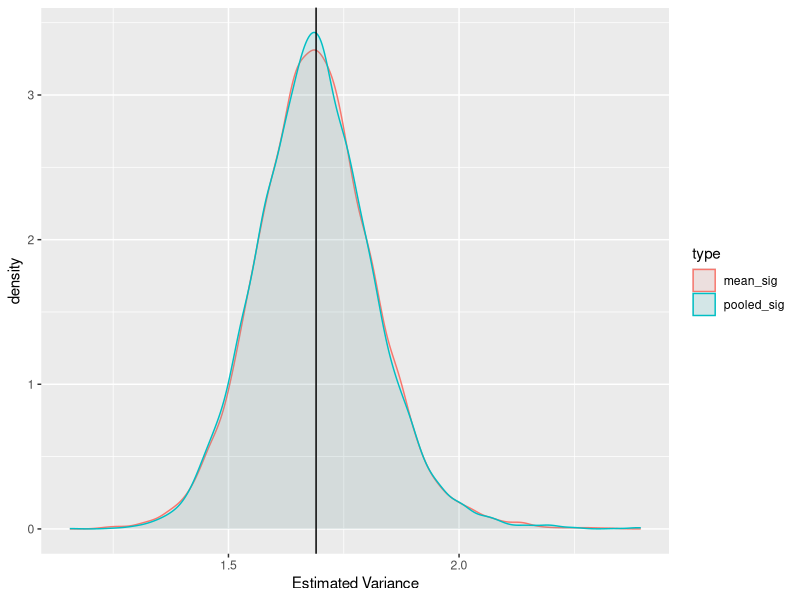
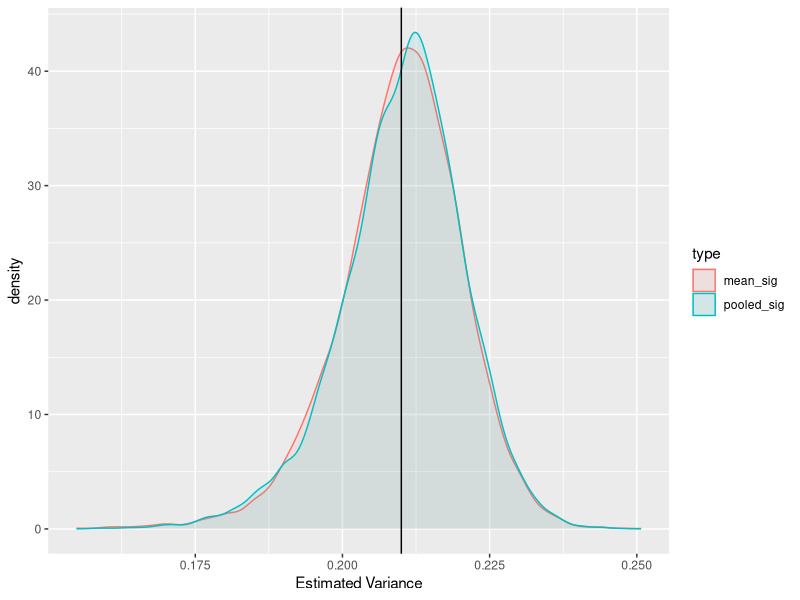
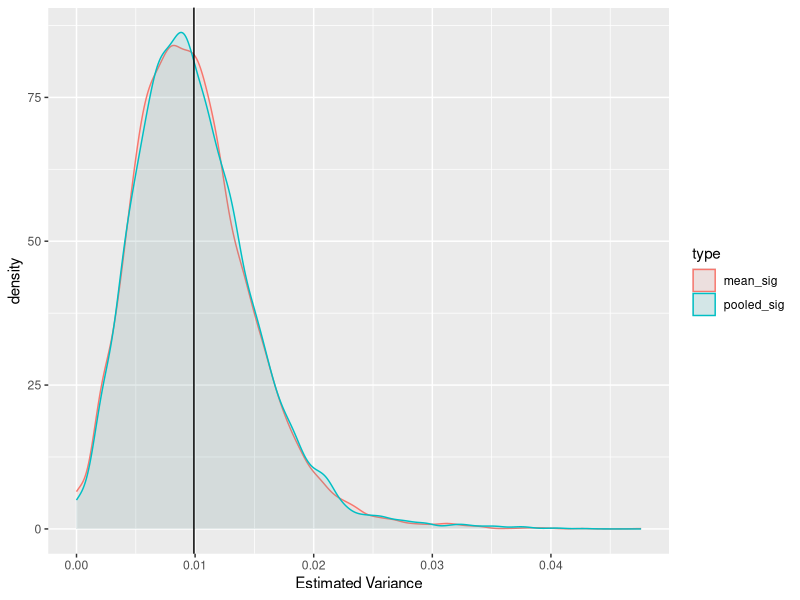
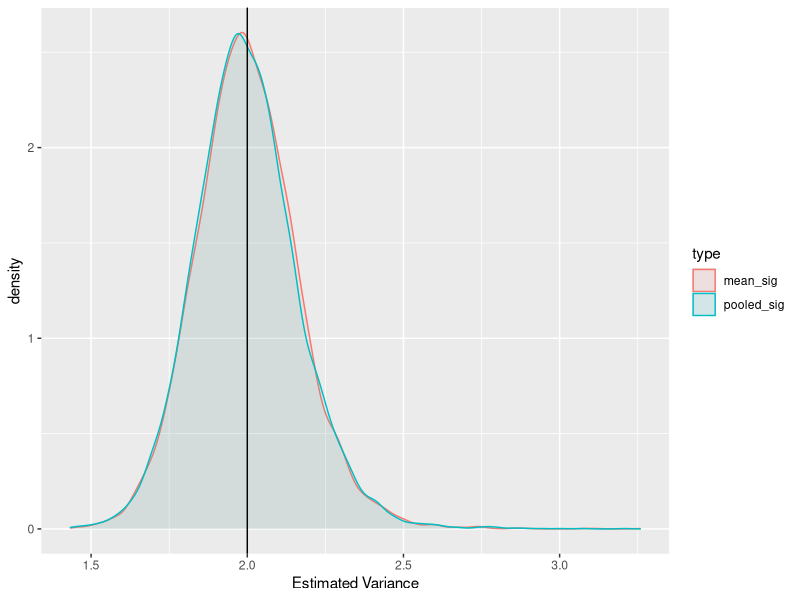
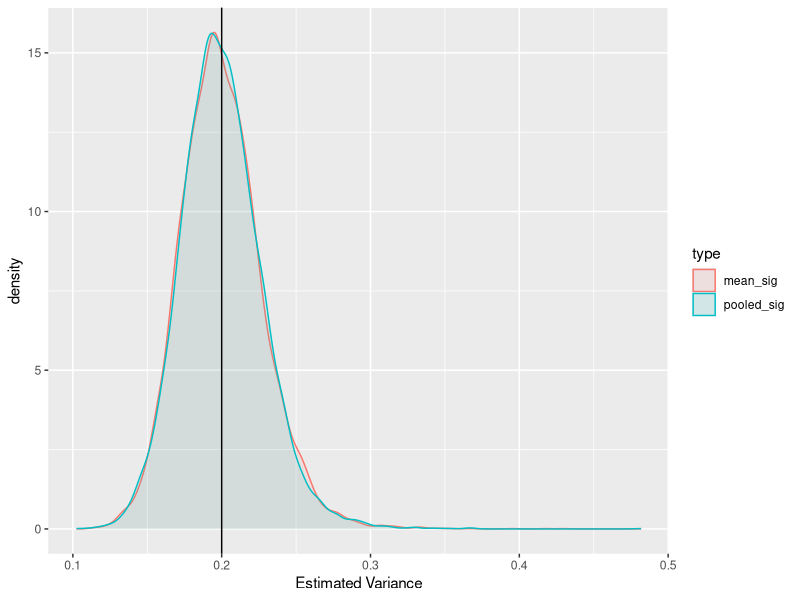

Recreate these plots in R, in order.
# example of pooling variance estimates for various bimodal distributions
rm(list=ls())
set.seed(123)
library(ggplot2)

run_simulation <- function(rdist, N_max=100, ...){
    sample_sizes <- sample(4:N_max, 10, replace=T)
    samples_collected <- sapply(sample_sizes, rdist, ...)
    sample_means <- sapply(samples_collected, mean)
    sample_variances <- sapply(samples_collected, var)
    
    sig_mean <- mean(sample_variances)
    
    # pooling variances
    sig_pool <- (sum((sample_sizes - 1) * sample_variances) / 
                     sum(sample_sizes -1))
    c(sig_mean, sig_pool)
}


run_full_sim <- function(M, xint, rdist, N_max=100, ...){
    estimates <- data.frame(est=c(sapply(1:M, function(x) 
        run_simulation(rdist, N_max, ...))))
    estimates$type <- c(rep("mean_sig", M), rep("pooled_sig", M))
    
    ggplot(estimates, aes(est, fill = type, colour = type)) +
        geom_density(alpha = 0.1) + geom_vline(xintercept=xint) +
        xlab("Estimated Variance")
}

# sample size for alll simulations
M <- 10000

# normal distribution simulation
mu <- 3.2
sigma <- 1.3

# simulation
run_full_sim(M, sigma**2, rnorm, mean=mu, sd=sigma)

# binomial parameters
p <- .3
run_full_sim(M, p*(1-p), rbinom, size=1, prob=p)

# small binomial parameters
p_small <- .01
run_full_sim(M, p_small*(1-p_small), rbinom, size=1, prob=p_small)

# poisson sim
lambda <- 2
run_full_sim(M, lambda, rpois, lambda=lambda)

# small
lambda_small <- .2
run_full_sim(M, lambda_small, rpois, lambda=lambda_small)
